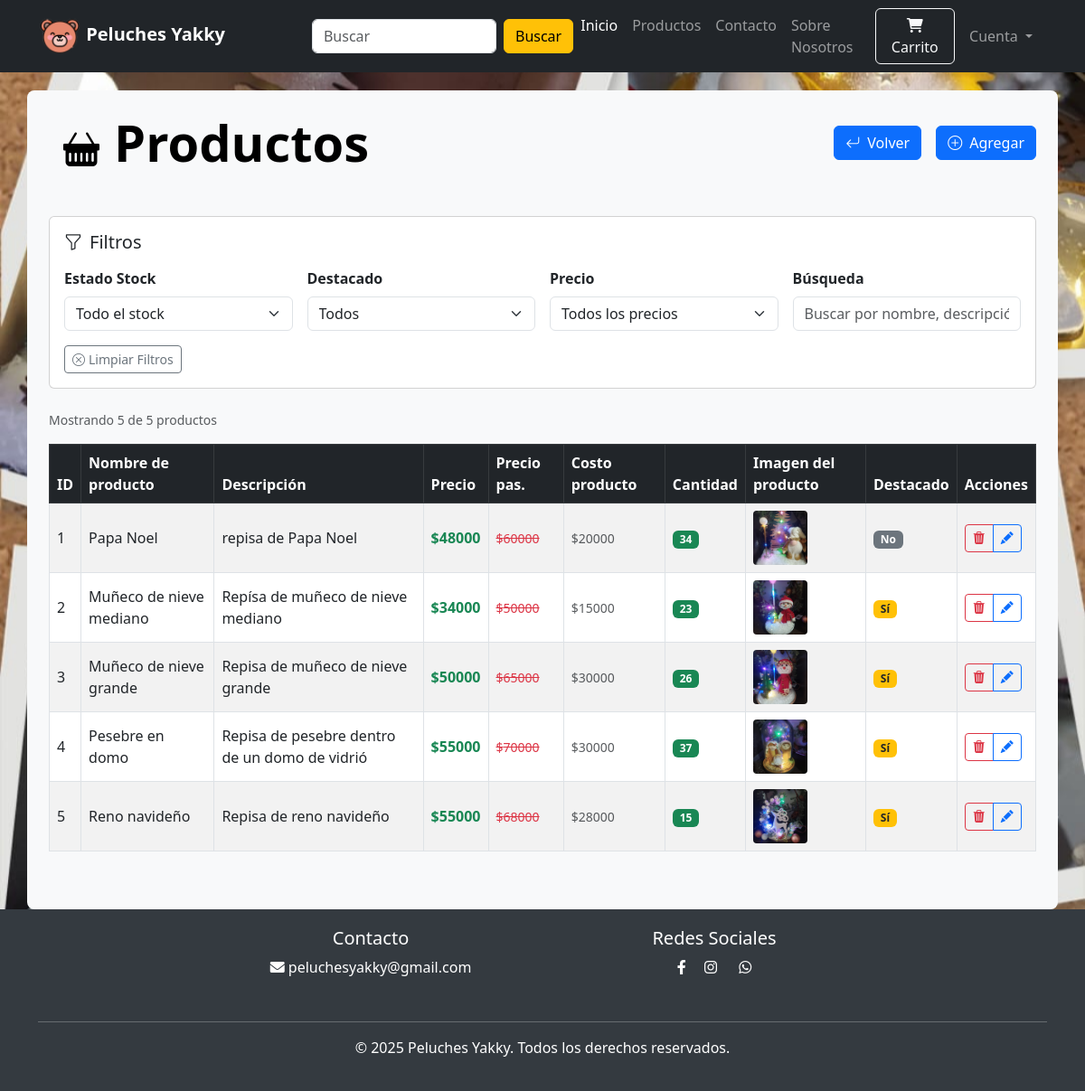
Before: /ver-productos (signed in) with the older database file.
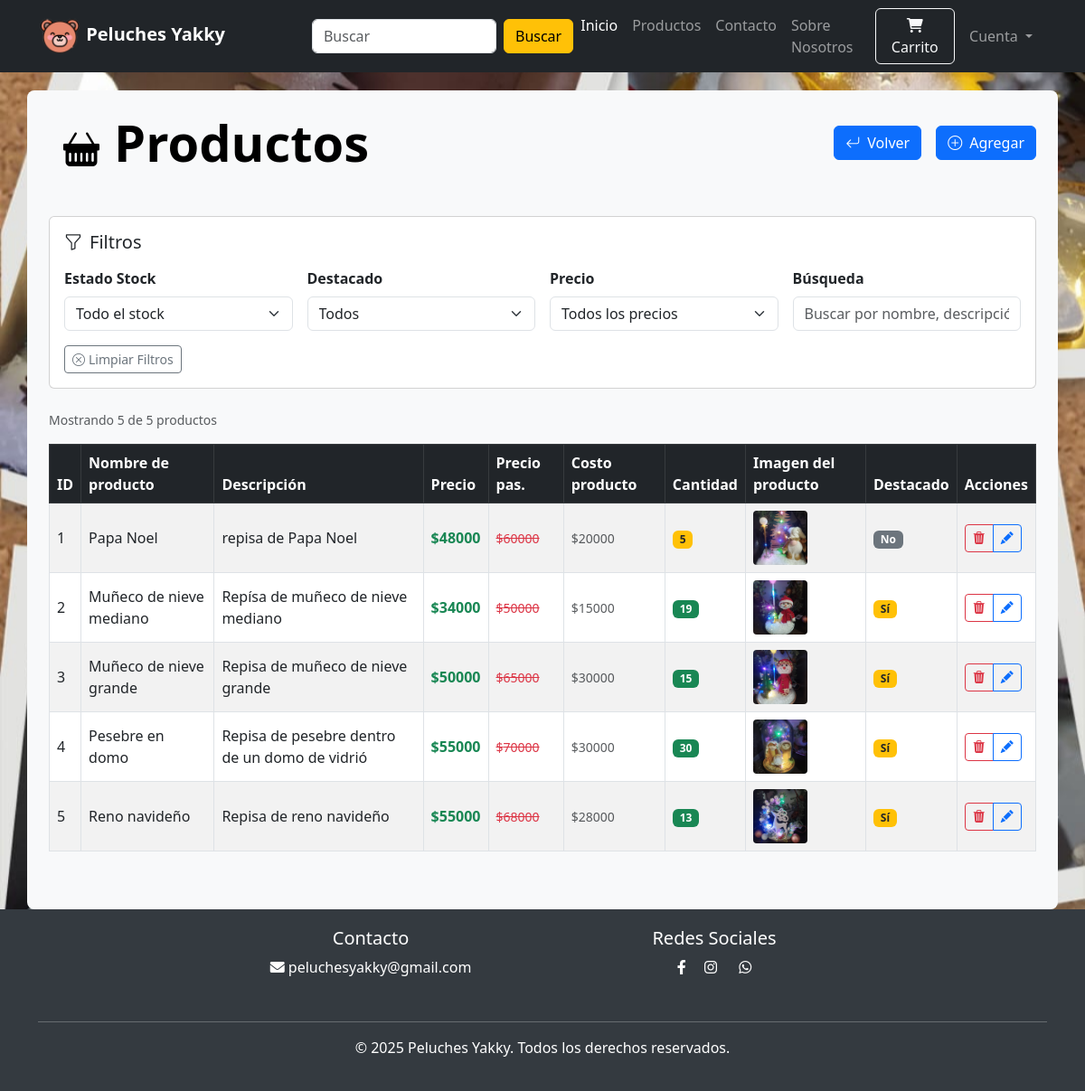
After: the same page with the newer database file.
### website/models/producto_model.py (models this page shows, shortened)
class Product(db.Model):
    id = db.Column(db.Integer, primary_key=True)
    product_name = db.Column(db.String(100), nullable=False)
    current_price = db.Column(db.Integer, nullable=False)
    precio_costo = db.Column(db.Integer, nullable=False)  # tarea
    previous_price = db.Column(db.Integer, nullable=False)
    in_stock = db.Column(db.Integer, nullable=False)
    product_picture = db.Column(db.String(1000), nullable=False)
    flash_sale = db.Column(db.Boolean, default=False)
    date_added = db.Column(db.DateTime, default=datetime.utcnow)
    descripcion = db.Column(db.String(1000), nullable=False)
    is_deleted = db.Column(db.Boolean, default=False)
    carts = db.relationship(
        "Cart", backref=db.backref("product", lazy=True), cascade="all, delete-orphan"
    )
    orders = db.relationship(
        "Order", backref=db.backref("product", lazy=True), cascade="all, delete-orphan"
    )

### website/admin.py (the view)
@admin.route("/ver-productos", methods=["GET", "POST"])
@login_required
@rol_required(1)
def ver_productos():
    if current_user.id == 1:
        productos = Product.query.order_by(Product.date_added).all()
        return render_template("ver_produc.html", productos=productos)
    return render_template("error_404.html")

### website/models/customer_model.py (called while the page is built)
    @property
    def is_authenticated(self):
        return True  # Para usuarios reales siempre True

### website/templates/ver_produc.html (shortened to what this page needs)
{% extends 'index.html' %}
{% block body %}
{% if productos | length < 1 %}
<div class="fondo" style="min-height: 100vh; padding-top: 20px;">
    <div class="container bg-light rounded-3 p-4 ">
        <div class="d-flex justify-content-between align-items-center mb-5">
            <h1 class="text-black mb-0 display-4 fw-bold">
                <i class="bi bi-basket-fill fs-1 text-black m-3"></i>Productos
            </h1>
            <div class="d-flex gap-3">
                <button onclick="window.location.href='/adminvista'" class="btn btn-primary">
                    <i class="bi bi-arrow-return-left me-2"></i>Volver
                </button>
                <button onclick="window.location.href='/agregar-productos'" class="btn btn-primary">
                    <i class="bi bi-plus-circle me-2"></i>Agregar
                </button>
            </div>
        </div>
        <h1 class="text-black mb-0 display-4 fw-bold text-center p-5">
            <i class="bi bi-emoji-frown-fill fs-1 text-black m-3"></i> No hay productos
        </h1>
    </div>
</div>
{% else %}
<div class="fondo" style="min-height: 100vh; padding-top: 20px;">
    <div class="container bg-light rounded-3 p-4 ">
        <div class="d-flex justify-content-between align-items-center mb-5">
            <h1 class="text-black mb-0 display-4 fw-bold">
                <i class="bi bi-basket-fill fs-1 text-black m-3"></i>Productos
            </h1>
            <div class="d-flex gap-3">
                <button onclick="window.location.href='/adminvista'" class="btn btn-primary">
                    <i class="bi bi-arrow-return-left me-2"></i>Volver
                </button>
                <button onclick="window.location.href='/agregar-productos'" class="btn btn-primary">
                    <i class="bi bi-plus-circle me-2"></i>Agregar
                </button>
            </div>
        </div>
        <div class="card mb-4">
            <div class="card-body">
                <h5 class="card-title mb-3">
                    <i class="bi bi-funnel me-2"></i>Filtros
                </h5>
                <div class="row g-3">
                    <div class="col-md-3">
                        <label class="form-label fw-bold">Estado Stock</label>
                        <select class="form-select" id="filterStock">
                            <option value="all">Todo el stock</option>
                        </select>
                    </div>
                    <div class="col-md-3">
                        <label class="form-label fw-bold">Destacado</label>
                        <select class="form-select" id="filterDestacado">
                            <option value="all">Todos</option>
                        </select>
                    </div>
                    <div class="col-md-3">
                        <label class="form-label fw-bold">Precio</label>
                        <select class="form-select" id="filterPrecio">
                            <option value="all">Todos los precios</option>
                        </select>
                    </div>
                    <div class="col-md-3">
                        <label class="form-label fw-bold">Búsqueda</label>
                        <input type="text" class="form-control" id="searchInput" placeholder="Buscar por nombre, descripción...">
                    </div>
                </div>
                <div class="row mt-3">
                    <div class="col-12">
                        <button class="btn btn-outline-secondary btn-sm" id="clearFilters">
                            <i class="bi bi-x-circle me-1"></i>Limpiar Filtros
                        </button>
                    </div>
                </div>
            </div>
        </div>
        <div class="d-flex justify-content-between align-items-center mb-3">
            <small class="text-muted" id="resultCount">
            </small>
        </div>
        <div class="table-responsive-lg">
            <table class="table table-bordered table-hover table-striped align-middle">
                <thead class="table-dark">
                    <tr>
                        <th>ID</th>
                        <th>Nombre de producto</th>
                        <th>Descripción</th>
                        <th>Precio</th>
                        <th>Precio pas.</th>
                        <th>Costo producto</th>
                        <th>Cantidad</th>
                        <th>Imagen del producto</th>
                        <th>Destacado</th>
                        <th>Acciones</th>
                    </tr>
                </thead>
                <tbody id="productosTableBody">
                    {% for item in productos %}
                    <tr class="producto-row"
                        data-stock="{{ item.in_stock }}"
                        data-destacado="{{ 'si' if item.flash_sale else 'no' }}"
                        data-precio="{{ item.current_price }}"
                        data-search="{{ item.product_name ~ ' ' ~ item.descripcion }}">
                        <td>{{ item.id }}</td>
                        <td>{{ item.product_name }}</td>
                        <td>
                            <span title="{{ item.descripcion }}">
                                {{ item.descripcion|truncate(50) }}
                            </span>
                        </td>
                        <td>
                            <strong class="text-success">${{ item.current_price }}</strong>
                        </td>
                        <td>
                            {% if item.previous_price and item.previous_price > item.current_price %}
                                <small class="text-danger text-decoration-line-through">${{ item.previous_price }}</small>
                            {% else %}
                                <span class="text-muted">-</span>
                            {% endif %}
                        </td>
                        <td>
                            <small class="text-muted">${{ item.precio_costo }}</small>
                        </td>
                        <td>
                            <span class="badge
                                {% if item.in_stock == 0 %}bg-danger
                                {% elif item.in_stock <= 10 %}bg-warning text-dark
                                {% else %}bg-success{% endif %}">
                                {{ item.in_stock }}
                            </span>
                        </td>
                        <td>
                            <img src="{{ item.product_picture }}" alt="{{ item.product_name }}"
                                style="height: 60px; width: 60px; border-radius: 4px; object-fit: cover;">
                        </td>
                        <td>
                            {% if item.flash_sale %}
                                <span class="badge bg-warning text-dark">Sí</span>
                            {% else %}
                                <span class="badge bg-secondary">No</span>
                            {% endif %}
                        </td>
                        <td>
                            <div class="btn-group" role="group">
                                <a href="/elimi-producto/{{ item.id }}"
                                   onclick="return confirmDelete()"
                                   class="btn btn-sm btn-outline-danger"
                                   title="Eliminar">
                                    <i class="bi bi-trash3-fill"></i>
                                </a>
                                <a href="/actua-producto/{{ item.id }}"
                                   class="btn btn-sm btn-outline-primary"
                                   title="Editar">
                                    <i class="bi bi-pencil-fill"></i>
                                </a>
                            </div>
                        </td>
                    </tr>
                    {% endfor %}
                </tbody>
            </table>
        </div>
    </div>
</div>
{% endif %}
{% endblock %}

### website/templates/index.html (shortened to what this page needs)
<!DOCTYPE html>
<html lang="es">
<head>
    <link href="https://cdn.jsdelivr.net/npm/bootstrap@5.3.0/dist/css/bootstrap.min.css" rel="stylesheet">
    <link rel="stylesheet" href="https://cdn.jsdelivr.net/npm/bootstrap-icons@1.13.1/font/bootstrap-icons.min.css">
    <link rel="stylesheet" href="https://cdnjs.cloudflare.com/ajax/libs/font-awesome/6.0.0/css/all.min.css">
    <link rel="stylesheet" href="{{ url_for('static', filename='css/style.css' ) }}">
</head>
<body>
    <nav class="navbar navbar-expand-lg navbar-dark bg-dark">
        <div class="container">
            <a class="navbar-brand fw-bold me-5" href="/"> <img src="{{ url_for('static', filename='img/icon.png') }}"
                    alt="Logo" style="width: 3rem; height: 3rem;"> Peluches Yakky</a>
            <div class="collapse navbar-collapse" id="navbarNav">
                <form class="d-flex ms-5" role="search" action="/buscar" method="post">
                    <input class="form-control me-2" name="buscar" type="search" placeholder="Buscar"
                        aria-label="Buscar">
                    <button class="btn btn-warning" type="submit">Buscar</button>
                </form>
                <ul class="navbar-nav ms-auto">
                    <li class="nav-item"><a class="nav-link active" href="/">Inicio</a></li>
                    <li class="nav-item"><a class="nav-link" href="/productos-todo">Productos</a></li>
                    <li class="nav-item"><a class="nav-link" href="/contacto">Contacto</a></li>
                    <li class="nav-item"><a class="nav-link" href="/sobre-nosotros">Sobre Nosotros</a></li>
                </ul>
                {% if cart | length < 1 %} <a href="/carrito" class="btn btn-outline-light ms-3">
                    <i class="fas fa-shopping-cart"></i> Carrito
                    </a>
                    {% else %}
                    <a href="/carrito" class="btn btn-outline-light ms-3">
                        <i class="fas fa-shopping-cart"></i> Carrito <i
                            class="bi bi-{{ cart | length }}-circle-fill"></i>
                    </a>
                    {% endif %}
            </div>
            <ul class="navbar-nav me-auto mb-2 mb-lg-0">
                <li class="nav-item dropdown mx-2">
                    <a class="nav-link dropdown-toggle text-grey" href="#" role="button" , id="profileDropdown"
                        data-bs-toggle="dropdown" aria-hidden="false">
                        Cuenta
                    </a>
            </li>
            </ul>
        </div>
    </nav>
    {% block body %}
    {% endblock %}
    <footer class="text-center" id="contacto">
        <div class="container">
            <div class="row">
                <div class="col-md-4 mb-3 offset-md-2">
                    <h5>Contacto</h5>
                    <p><i class="fas fa-envelope"></i> peluchesyakky@gmail.com</p>
                </div>
                <div class="col-md-4 mb-3">
                    <h5>Redes Sociales</h5>
                    <a href="https://www.facebook.com/profile.php?id=100093166902343" class="text-white me-3 ps-3"><i
                            class="fab fa-facebook-f"></i></a>
                    <a href="https://www.instagram.com/peluches_yakky/" class="text-white me-3"><i
                            class="fab fa-instagram"></i></a>
                    <a href="https://wa.me/573135484798?text=¡Hola!%20Quisiera%20más%20información%20sobre%20sus%20peluches."
                        class="text-white me-3 ps-1" style="width: 60px; height: 60px;">
                        <i class="fab fa-whatsapp"></i>
                    </a>
                </div>
            </div>
            <hr>
            <p>&copy; 2025 Peluches Yakky. Todos los derechos reservados.</p>
        </div>
    </footer>
</body>
</html>

### website/static/css/style.css (style rules this page uses)
.fondo { background-image: url(../img/fondo.png); background-position: center; background-repeat: repeat; background-attachment: fixed; background-size: cover; }
footer { background-color: #343a40; color: white; padding: 20px 0; }

### website/templates/ver_produc.html (style rules this page uses)
.producto-row { transition: all 0.3s ease; }
.btn-group .btn { padding: 0.25rem 0.5rem; }

Changed rows visible on the page:
changed Product "Papa Noel": in_stock "34" → "5"
changed Product "Muñeco de nieve mediano": in_stock "23" → "19"
changed Product "Muñeco de nieve grande": in_stock "26" → "15"
changed Product "Pesebre en domo": in_stock "37" → "30"
changed Product "Reno navideño": in_stock "15" → "13"
